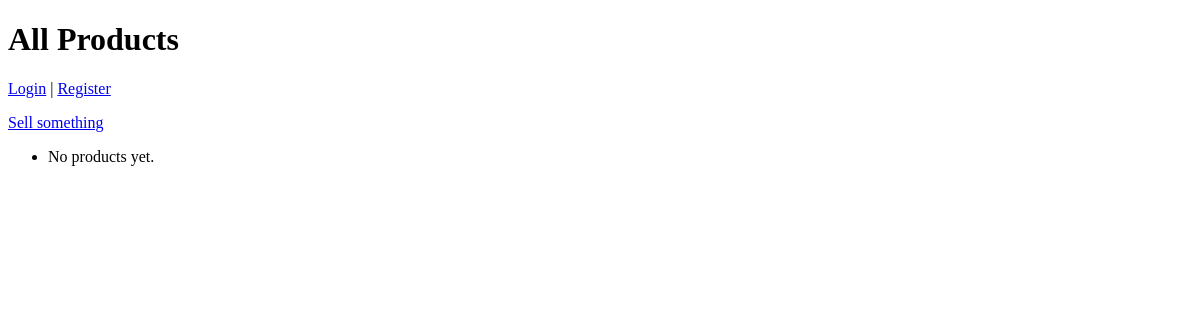
Before: / with the older database file.
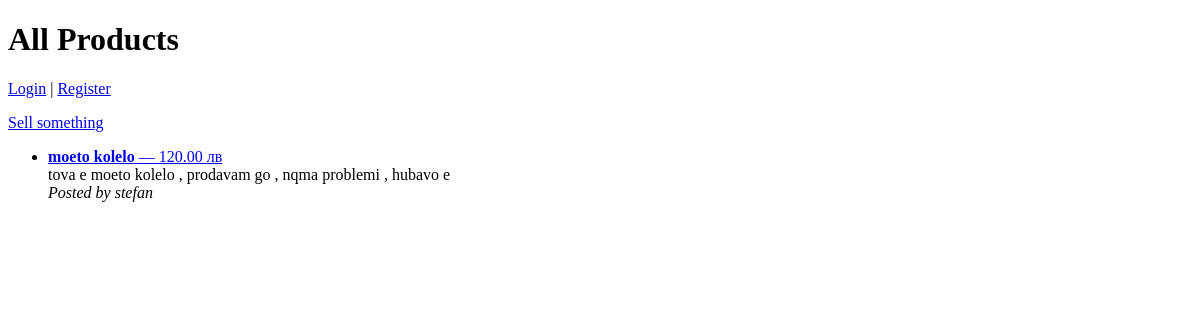
After: the same page with the newer database file.
### KandP/models.py (models this page shows, shortened)
class Product(models.Model):
    title = models.CharField(max_length=100)
    description = models.TextField()
    price = models.DecimalField(max_digits=10, decimal_places=2)
    owner = models.ForeignKey(User, on_delete=models.CASCADE)

### KandP/views.py (the view)
# urls.py: path('', views.buy_view, name='buy'),
def buy_view(request):
    products = Product.objects.all()
    return render(request, 'buy.html', {'products': products})

### KandP/templates/buy.html (shortened to what this page needs)
<!DOCTYPE html>
<html>
<head>
</head>
<body>
  <h1>All Products</h1>
  {% if user.is_authenticated %}
    <p>Welcome, {{ user.username }} | <a href="{% url 'logout' %}">Logout</a></p>
  {% else %}
    <p><a href="{% url 'login' %}">Login</a> | <a href="{% url 'register' %}">Register</a></p>
  {% endif %}
  <a href="{% url 'sell' %}">Sell something</a>
  <ul>
    {% for product in products %}
      <li>
        <a href="{% url 'product_detail' product.pk %}">
          <strong>{{ product.title }}</strong> — {{ product.price }} лв
        </a><br>
        {{ product.description }}<br>
        <em>Posted by {{ product.owner.username }}</em>
      </li>
    {% empty %}
      <li>No products yet.</li>
    {% endfor %}
  </ul>
</body>
</html>

Changed rows visible on the page:
added Product: title "moeto kolelo", price "120.00", description "tova e moeto kolelo , prodavam go , nqma problemi , hubavo e", owner.username "stefan"
Other visible differences:
text no longer shown: "No products yet."
